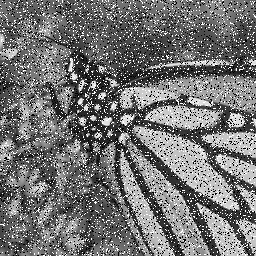
%> input picture filtering/salt_pepper.png, 256 x 256 px
$ octave Median_Fliter.m   (GNU Octave 9; MATLAB toolbox functions it lacks are replaced by stand-ins)
%> lines starting %> are read from the running program, lines starting %| are printed output that depends on the picture
close all;
clc;
clear all

img = imread('salt_pepper.png');
%> img is the input picture: size 256x256 uint8; min 0, max 255, mean 115.7
%filter size
filter_size = input('filter_size = ');
%> the answer given: 3
padding = (filter_size-1)/2;
Median_filter = zeros(filter_size, filter_size);
img_padding = zeros(size(img) + padding*2);

%현재의 영상을 패딩
for x=1:size(img,1)
    for y=1:size(img,2)
        img_padding(x+padding, y+padding) = img(x,y);
    end
end
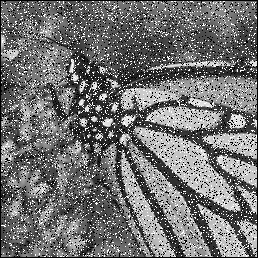
%> img_padding: size 258x258 double; min 0, max 255, mean 113.9
%새로운 영상
new_img = zeros(size(img));

%영상의 필터링 적용
for i = 1:size(img,1)
    for j = 1:size(img,2)
        for x = 1:filter_size
            for y = 1:filter_size
                Median_filter(x,y) = img_padding(i+x-1, j+y-1);
            end
        end
        sort_median=sort(Median_filter(:));
        %배열의 중앙값 얻기
        new_img(i,j) = sort_median((filter_size^2+1)/2);
    end
end
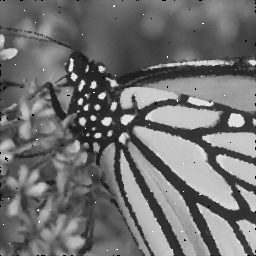
%> new_img: size 256x256 double; min 0, max 255, mean 112.2
%> after the loop, Median_filter = [188 200 0; 163 214 0; 0 0 0]

new_img = uint8(new_img);
%> new_img: size 256x256 uint8

subplot(1,2,1);imshow(img);title('salt pepper image');
subplot(1,2,2);imshow(new_img);title(sprintf('filter size=%d',filter_size));

$ run again, with filtering/lion_noize.png copied over filtering/salt_pepper.png
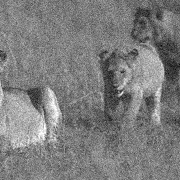
%> input picture filtering/lion_noize.png, 180 x 180 px
%> img is the input picture: size 180x180 uint8; min 4, max 255, mean 125.2
%> after the loop `for x=1:size(img,1)`:
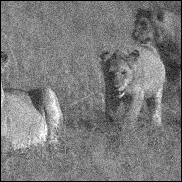
%> img_padding: size 182x182 double; min 0, max 255, mean 122.5
%> after the loop `for i = 1:size(img,1)`:
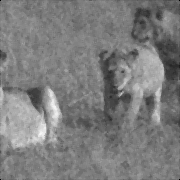
%> new_img: size 180x180 double; min 0, max 247, mean 124.9
%> after the loop `for i = 1:size(img,1)`: Median_filter = [109 137 0; 104 137 0; 0 0 0]
